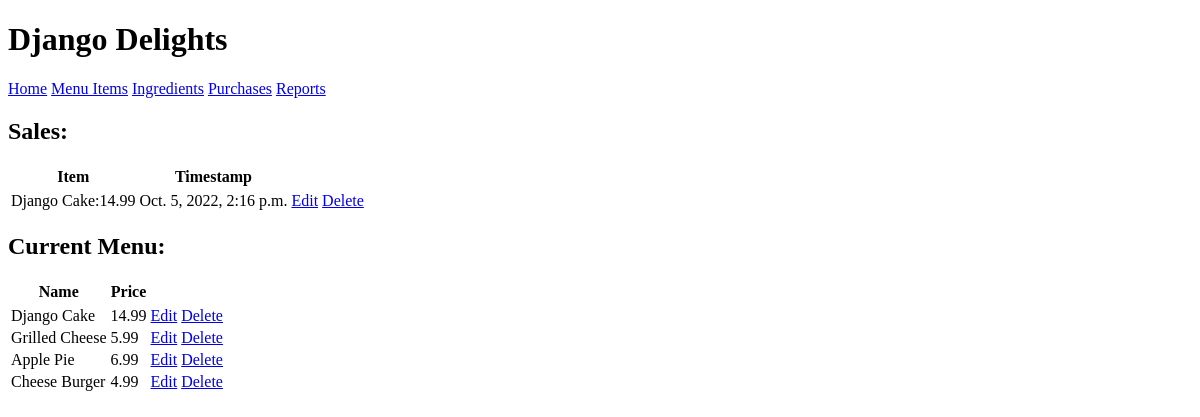
The app's page /, older data.
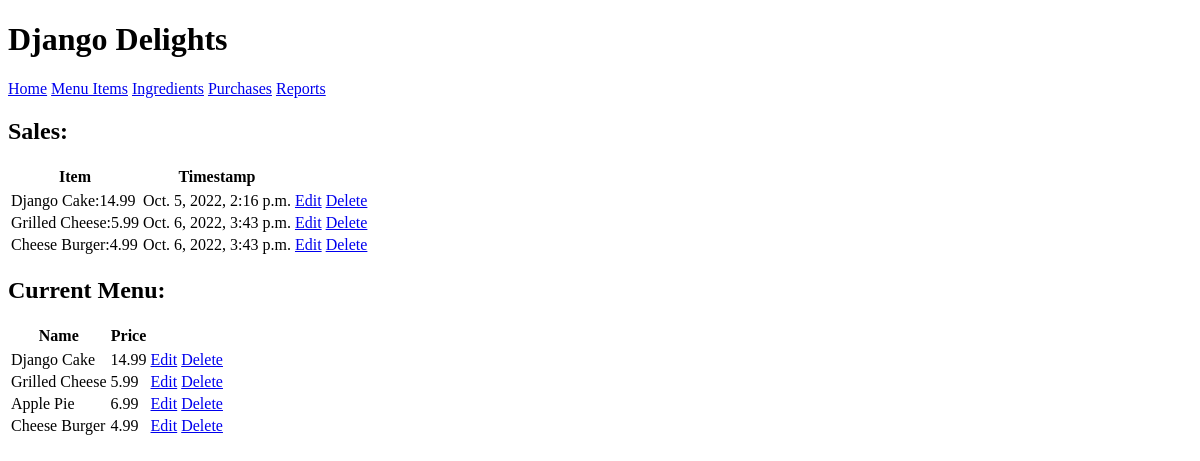
The same page, newer data.
### inventory/models.py (models this page shows, shortened)
class Purchase(models.Model):
    purchased_item = models.ForeignKey(MenuItem, on_delete=models.CASCADE)
    timestamp = models.DateTimeField(default=timezone.now, blank=True)

class MenuItem(models.Model):
    menu_item_name = models.CharField(unique=True, max_length=30)
    item_price = models.FloatField(default=0.00)
    def __str__(self):
        return self.menu_item_name + ":" + str(self.item_price)

### inventory/views.py (the view)
# urls.py: urlpatterns = [path('', views.HomeView.as_view(), name='home'),
class HomeView(TemplateView):
    template_name = "inventory/home.html"
    def get_context_data(self):
        context = super().get_context_data()
        context["menu"] = MenuItem.objects.all()
        context["ingredient"] = Ingredient.objects.all()
        context["recipe"] = RecipeRequirements.objects.all()
        context["purchases"] = Purchase.objects.all()
        return context

### inventory/templates/inventory/home.html (shortened to what this page needs)
{% extends "./base.html" %} {% load static %} {% block title %}Django Djitney{% endblock %} {% block content %}
<h2>Sales:</h2>
<table id="purchases">
  <tr>
    <th>Item</th>
    <th>Timestamp</th>
      <th> </th>
      <th> </th>
  </tr>
  {% for purchase in purchases %}
  <tr>
    <td>{{ purchase.purchased_item }}</td>
    <td>{{ purchase.timestamp }}</td>
    <td><a href="{% url 'purchaseupdate' purchase.id %}">Edit</a></td>
    <td><a href="{% url 'purchasedelete' purchase.id %}">Delete</a></td>
  </tr>
              {% endfor %}
        </table>
      </div>
<h2>Current Menu:</h2>
<table id="menu">
  <tr>
    <th>Name</th>
    <th>Price</th>
      <th> </th>
      <th> </th>
  </tr>
  {% for item in menu %}
  <tr>
    <td>{{ item.menu_item_name }}</td>
    <td>{{ item.item_price }}</td>
    <td><a href="{% url 'menuupdate' item.id %}">Edit</a></td>
    <td><a href="{% url 'menudelete' item.id %}">Delete</a></td>
  </tr>
              {% endfor %}
    </table>
{% endblock %}

### inventory/templates/inventory/base.html (shortened to what this page needs)
{% load static %}
<!DOCTYPE html>
<html>
  <head>
  </head>
  <body>
    <div class="app">
      <header>
        <div class="header-first-row">
          <h1 class="title">Django Delights</h1>
        </div>
        <nav class="navbar">
          <a class="nav-item" href="{% url 'home' %}">Home</a>
<a class="nav-item" href="{% url 'menulist' %}">Menu Items</a>
<a class="nav-item" href="{% url 'ingredientlist' %}">Ingredients</a>
<a class="nav-item" href="{% url 'purchaselist' %}">Purchases</a>
<a class="nav-item" href="{% url 'reports' %}">Reports</a>
        </nav>
      </header>
      <main>{% block content %}{% endblock %}</main>
  </body>
</html>

Row changes from the older to the newer data that the page shows:
added Purchase: purchased_item "Grilled Cheese:5.99", timestamp "Oct. 6, 2022, 3:43 p.m."
added Purchase: purchased_item "Cheese Burger:4.99", timestamp "Oct. 6, 2022, 3:43 p.m."
